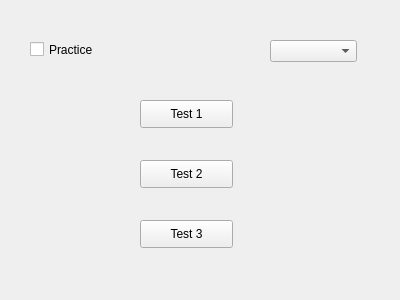
<?xml version="1.0" encoding="UTF-8"?>
<ui version="4.0">
 <class>TypePage</class>
 <widget class="QWidget" name="TypePage">
  <property name="geometry">
   <rect>
    <x>0</x>
    <y>0</y>
    <width>400</width>
    <height>300</height>
   </rect>
  </property>
  <property name="windowTitle">
   <string>Form</string>
  </property>
  <widget class="QPushButton" name="visual">
   <property name="geometry">
    <rect>
     <x>140</x>
     <y>100</y>
     <width>93</width>
     <height>28</height>
    </rect>
   </property>
   <property name="text">
    <string>Test 1</string>
   </property>
  </widget>
  <widget class="QPushButton" name="auditory">
   <property name="geometry">
    <rect>
     <x>140</x>
     <y>160</y>
     <width>93</width>
     <height>28</height>
    </rect>
   </property>
   <property name="text">
    <string>Test 2</string>
   </property>
  </widget>
  <widget class="QPushButton" name="tactile">
   <property name="geometry">
    <rect>
     <x>140</x>
     <y>220</y>
     <width>93</width>
     <height>28</height>
    </rect>
   </property>
   <property name="text">
    <string>Test 3</string>
   </property>
  </widget>
  <widget class="QComboBox" name="comboBox">
   <property name="geometry">
    <rect>
     <x>270</x>
     <y>40</y>
     <width>87</width>
     <height>22</height>
    </rect>
   </property>
   <property name="currentText">
    <string/>
   </property>
  </widget>
  <widget class="QCheckBox" name="checkBox">
   <property name="geometry">
    <rect>
     <x>30</x>
     <y>40</y>
     <width>91</width>
     <height>19</height>
    </rect>
   </property>
   <property name="text">
    <string>Practice</string>
   </property>
  </widget>
 </widget>
 <resources/>
 <connections/>
</ui>
